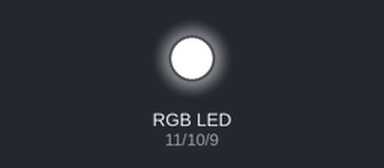
The sketch below on a simulated Arduino Uno, built with avr-gcc and run on an emulated ATmega328P. On the bench: an RGB LED mixed from three pins (HIGH = lit).

Above: at 0.1 s.
Timing chart, 0 to 1.6 s (numbered marks = the images above):
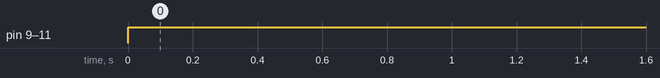

Measured:
- by itself, pin 9 (bluePin), pin 10 (greenPin), pin 11 (redPin): LOW → HIGH at 0.00 s

The sketch:

RGB_No_or_Black_color.ino
```cpp
int redPin= 11;
int greenPin = 10;
int bluePin = 9;

void setup()
{
  pinMode(redPin, OUTPUT);
  pinMode(greenPin, OUTPUT);
  pinMode(bluePin, OUTPUT);
}

void loop()
{
  setColor(255, 255, 255); // Black color or No color
}

void setColor(int redValue, int greenValue, int blueValue) {
  analogWrite(redPin, redValue);
  analogWrite(greenPin, greenValue);
  analogWrite(bluePin, blueValue);
}
```
